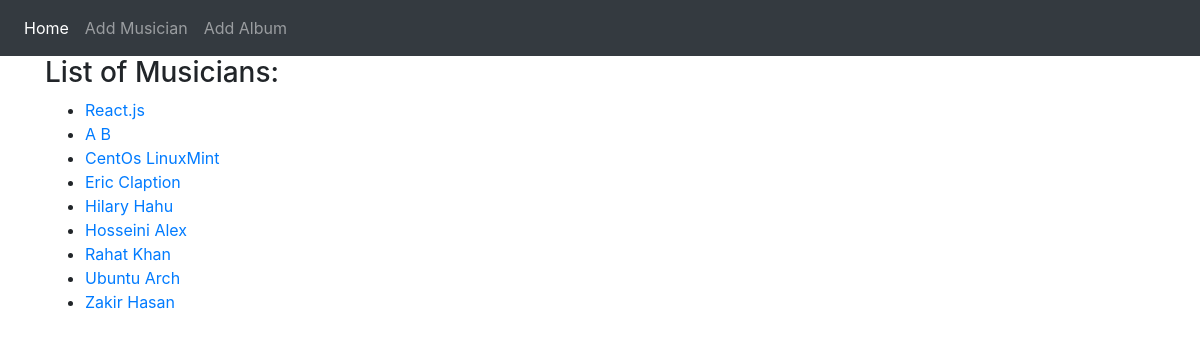
The page / on the database its author committed.
### first_app/models.py (models this page shows, shortened)
class Musician(models.Model):
    first_name = models.CharField(max_length = 50)
    last_name  = models.CharField(max_length = 50)
    instrument = models.CharField(max_length = 100)

### first_app/views.py (the view)
# urls.py: path('',views.index,name='index'),
def index(request):
    musician_list = Musician.objects.order_by('first_name')
    diction = {'title':'Home Page','musician_list':musician_list}
    return render(request,'first_app/index.html',context=diction)

### templates/first_app/index.html
{% extends "first_app/base.html" %}
{% block body_block %}
<h3>List of Musicians:</h3>
<ul>
  {% if musician_list %}
  {% for musician in musician_list %}
      <li><a href="{% url 'first_app:album_list' artist_id=musician.id %}">{{musician.first_name}} {{musician.last_name}}<a></li>
  {% endfor %}
  {% else %}
  <h4>No Musician in the list</h4>
  {% endif %}
</ul>
{% endblock %}

### templates/first_app/base.html (shortened to what this page needs)
<!DOCTYPE html>
<html lang="en" dir="ltr">
  <head>
      <link rel="stylesheet" href="https://maxcdn.bootstrapcdn.com/bootstrap/4.4.1/css/bootstrap.min.css">
  </head>
  <body>
    <nav class="navbar navbar-expand-sm  bg-dark navbar-dark">
      <ul class="navbar-nav">
        <li class="nav-item active">
          <a class="nav-link" href="{% url 'first_app:index' %}">Home </a>
        </li>
        <li class="nav-item">
          <a class="nav-link" href="{% url 'first_app:musician_form' %}">Add Musician</a>
        </li>
        <li class="nav-item">
          <a class="nav-link" href="{% url 'first_app:album_form' %}">Add Album</a>
        </li>
      </ul>
    </nav>
    <div class="container">
    {% block body_block %}
    {% endblock %}
  </div>
  </body>
</html>

### rows shown on the page
Musician: last_name "React.js"
Musician: first_name "A", last_name "B"
Musician: first_name "CentOs", last_name "LinuxMint"
Musician: first_name "Eric", last_name "Claption"
Musician: first_name "Hilary", last_name "Hahu"
Musician: first_name "Hosseini", last_name "Alex"
Musician: first_name "Rahat", last_name "Khan"
Musician: first_name "Ubuntu", last_name "Arch"
Musician: first_name "Zakir", last_name "Hasan"
